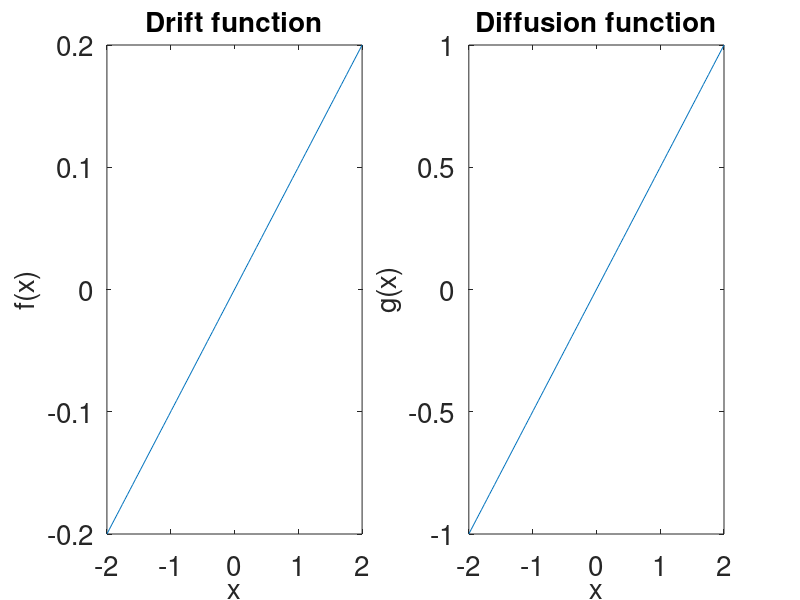

MATLAB code to generate this figure: (Note: this script raises an error after producing the figure.)
%%% SIO112 
%%% Chapter ω
%%% Example 3.1: Other SDEs
% William Davis, June 2023
clearvars,close all

%% Plotting variables
big_font = 20;

%% SDE model, functions

x_domain = linspace(-2,2,100);

% Example functions here, feel free to change
f = @(x) 0.1*x;
g = @(x) 0.5*x;

f_sample = arrayfun(f,x_domain);
g_sample = arrayfun(g,x_domain);

figure
subplot(1,2,1)
plot(x_domain,f_sample)
xlabel('x')
ylabel('f(x)')
title('Drift function')
set(findall(gcf,'-property','FontSize'),'FontSize',big_font)
subplot(1,2,2)
plot(x_domain,g_sample)
xlabel('x')
ylabel('g(x)')
title('Diffusion function')
set(findall(gcf,'-property','FontSize'),'FontSize',big_font)

%% SDE model, integrate numerically

% Settings
dt = 0.01;
tend = 100;
x0 = 0.1;

[t,X] = euler_maruyama(f,g,dt,tend,x0);

figure
plot(t,X,'k-','LineWidth',1)
xlabel('Time, t')
ylabel('Observation, X(t)')
set(findall(gcf,'-property','FontSize'),'FontSize',big_font)

%% Ornstein-Uhlenbeck process, repeat

% Integration 1
[t1,X1] = euler_maruyama(f,g,dt,tend,x0);

% Integration 2
[t2,X2] = euler_maruyama(f,g,dt,tend,x0);

figure
hold on,box on
plot(t1,X1,'-','LineWidth',1)
plot(t2,X2,'-','LineWidth',1)
xlabel('Time, t')
ylabel('Observation, X(t)')
legend('Int. 1','Int. 2')
set(findall(gcf,'-property','FontSize'),'FontSize',big_font)
